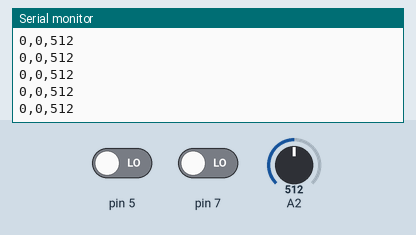
Simulated run of this sketch. Board: Arduino Uno, built with avr-gcc and run on an emulated ATmega328P. Shown: the last lines printed to the serial monitor. The test bench sets the inputs (shaded band); at power-on: A2 = 512, pin 5 LOW, pin 7 LOW.

Above: at 1.2 s.
1.3 s: A2 set to 11
At 2.3 s:
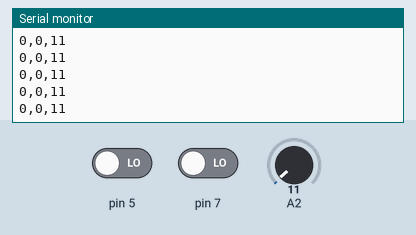
2.8 s: A2 set to 8
At 3.3 s:
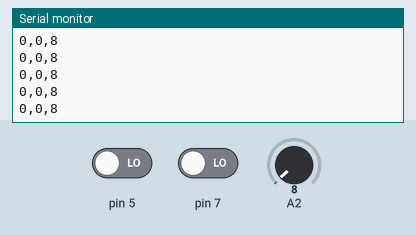
Timing chart, 0 to 5.8 s (numbered marks = the images above; inputs shaded):
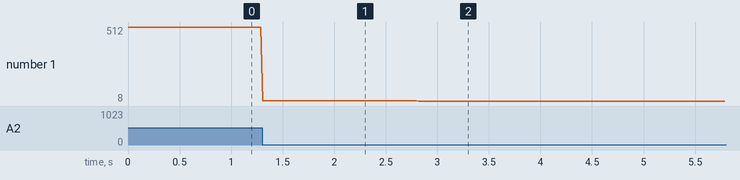

Measured:
- after the input at 1.3 s, the serial monitor: prints a new line at once (image 1)
- after the input at 2.8 s, the serial monitor: prints a new line at once (image 2)
- plotted number 1: 512 → 11 after the input at 1.3 s, 11 → 8 after the input at 2.8 s

The sketch:

perennials_serial_AtoP_arduino.ino
```cpp
void setup() {
  Serial.begin(9600);
  pinMode(7, INPUT);
  pinMode(5, INPUT);
}

void loop() {
  // to send values to Processing assign the values you want to send
  // this is an example:
  int sensor0 = digitalRead(7);
  int sensor1 = digitalRead(5);
  int sensor2 = analogRead(A2);

  // send the values keeping this format
  Serial.print(sensor0);
  Serial.print(",");
  Serial.print(sensor1);
  Serial.print(",");
  Serial.print(sensor2);
  Serial.println();

  // too fast communication might cause some latency in Processing
  // this delay resolves the issue
  delay(20);

  // end of example sending values
}
```
